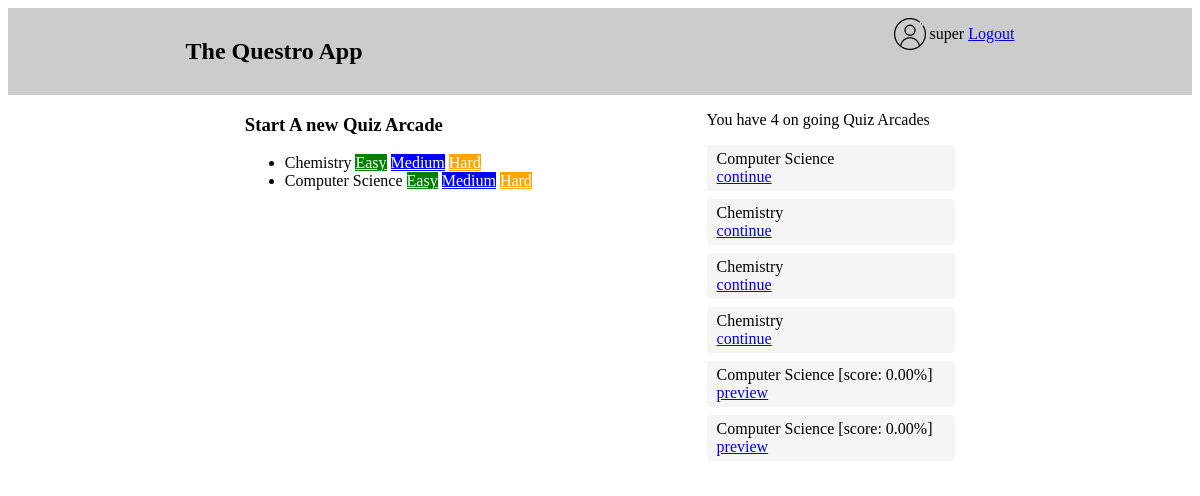
The app's page / (signed in) with its own data.
### base/models.py (models this page shows, shortened)
class Subject(models.Model):
    name = models.TextField()
    description = models.TextField(null=True,blank=True)
    def __str__(self):
        return self.name

class Plan(models.Model):
    title = models.CharField(max_length=200)
    description = models.TextField(null=True,blank=True)
    level=models.IntegerField()
    def __str__(self):
        return self.title

class History(models.Model):
    user = models.ForeignKey(User,on_delete=models.CASCADE, null=False, blank=False)
    plan = models.ForeignKey(Plan,on_delete=models.DO_NOTHING, null=False, blank=False)
    subject = models.ForeignKey(Subject,on_delete=models.DO_NOTHING, null=True, blank=False)
    score = models.DecimalField(max_digits=5,decimal_places=2,null=True,blank=True)
    complete = models.BooleanField(default=False)
    created = models.DateTimeField(auto_now_add=True)
    complete_at = models.DateTimeField(null=True,blank=True)
    def getScore(self):
        return self.score*10
    class Meta:
        ordering = ['created']

### base/views.py (the view)
# urls.py: path('', HomeView.as_view(),name='home'),
class HomeView(LoginRequiredMixin,ListView):
	model=History
	template_name='base/home.html'
	context_object_name='quiz_history'
	def get_context_data(self, **kwargs):
		context=super().get_context_data(**kwargs)
		context['quiz_history'] = context['quiz_history'].filter(user=self.request.user).order_by("complete","created")
		context['count'] = context['quiz_history'].filter(complete=False).count()
		context['plans'] = Plan.objects.all()
		context['subjects'] = Subject.objects.all()
		search_input = self.request.GET.get('search-area') or ''
		if search_input:
			context['quiz_history'] = context['quiz_history'].filter(subject__name__icontains=search_input)
		context['search_input'] = search_input
		return context

### base/templates/base/home.html (shortened to what this page needs)
<!DOCTYPE html>
<html lang="en">
<head>
    {% load static %}
    <link rel="stylesheet" href="{% static '/base/style.css' %}">
</head>
<body>
    <div class="head-pane">
        <div class="header-row">
            <div class="header-left-content">
                <h2 class="banner">The Questro App</h2>
            </div>
            <div class="header-right-content">
                {% if request.user.is_authenticated %}
                <span class="user-icon">
                    {% load static %} <img src="{% static '/base/img/001-user.png' %}" alt="user icon" />
                </span>
                <span class="user-name">{{request.user}}</span>
                <span class="user-action"><a href="{% url 'logout' %}">Logout</a></span>
                {% endif %}
            </div>
        </div>
    </div>
    <div class="cont">
        <div class="left-pane quiz-list">
            <h3>Start A new Quiz Arcade</h3>
            <ul>
                {% for subject in subjects %}
                <li>
                    {{subject}}
                    {% for plan in plans %}
                    <a class="btn-quiz-action-{{plan|lower}}"
                        href="/startarcade/plan/{{plan.id}}/subject/{{subject.id}}">{{plan}}</a>
                    {% empty %}
                    <small>No quiz</small>
                    {% endfor %}
                </li>
                {% empty %}
                <h3>No Quiz Plans available. Contact Admin</h3>
                {% endfor %}
            </ul>
        </div>
        <div class="right-pane">
            <p>You have {{count}} on going Quiz Arcades</p>
            <ul class="quiz-history">
                {% for history in quiz_history %}
                <li class="quiz-history-item">
                    {{history.subject}}
                    {% if history.complete == True %}
                    [score: {{history.getScore}}%]
                    <br>
                    <a
                        href="startarcade/plan/{{history.plan_id}}/subject/{{history.subject_id}}/session/{{history.id}}">preview</a>
                    {% else %}
                    <br>
                    <a
                        href="startarcade/plan/{{history.plan_id}}/subject/{{history.subject_id}}/session/{{history.id}}">continue</a>
                    {% endif %}
                </li>
                {% endfor %}
            </ul>
        </div>
    </div>
</body>
</html>

### base/static/base/style.css (style rules this page uses)
.btn-quiz-action-easy { background: green; color: white; }
.btn-quiz-action-medium { background: blue; color: white; }
.btn-quiz-action-hard { background: orange; color: white; }
.header-left-content { float: left; }
.header-right-content { float: right; }
.user-icon img { height: 32Px; }
span[class*="user-"] { vertical-align: middle; display: inline-flex; }
.head-pane { background-color: #ccc; }
.header-row { clear: both; background-color: #ccc; padding: 10px 20px; width: 70%; margin: auto; }
.header-row::after, .cont::after { content: ""; clear: both; display: table; }
.cont { width: 60%; margin: auto; }
.left-pane { float: left; width: 65%; }
.right-pane { float: left; width: 35%; }
ul.quiz-history { margin: 0; padding: 0; }
ul.quiz-history li { background-color: #f5f5f5; padding: 5px 10px; list-style-type: none; margin: 8px 0; border-radius: 4px; }

### records on screen
Subject: name "Chemistry"
Plan: title "Easy"
Plan: title "Medium"
Plan: title "Hard"
Subject: name "Computer Science"
History: subject "Computer Science"
History: subject "Chemistry"
History: subject "Chemistry"
History: subject "Chemistry"
History: subject "Computer Science", getScore "0.00"
History: subject "Computer Science", getScore "0.00"

### other values on screen
{{ request.user }} "super"
{{ count }} "4"
